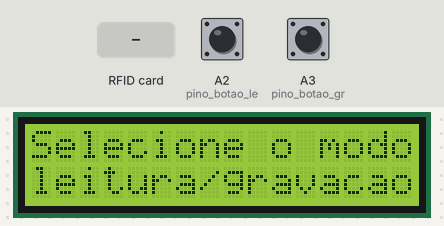
The sketch below on a simulated Arduino Uno, built with avr-gcc and run on an emulated ATmega328P. Shown: 16×2 character LCD. The inputs (shaded band) are chosen by the test bench; at power-on: A2 (pino_botao_le) LOW, A3 (pino_botao_gr) LOW. What the sketch prints to the serial monitor is not drawn.

Above: at 1.3 s.
1.4 s: A2 (pino_botao_le) pulled HIGH for 0.15 s
At 1.9 s:
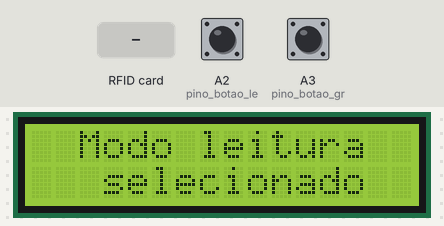
4.5 s: RFID card 5E 7A 19 C4 held to the reader
At 5.4 s:
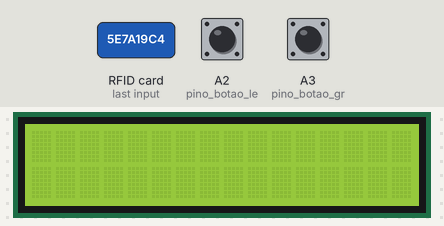
7.5 s: A3 (pino_botao_gr) pulled HIGH for 1 s
At 8.0 s:
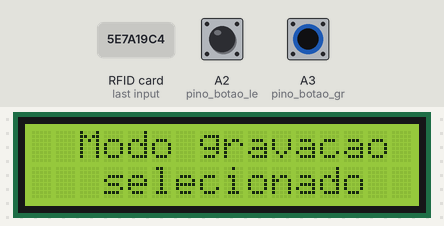
11.5 s: RFID card 5E 7A 19 C4 held to the reader
At 12.2 s:
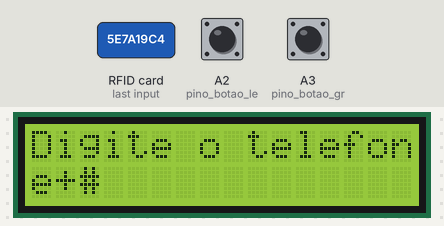
Timing chart, 0 to 14.5 s (numbered marks = the images above; inputs shaded):
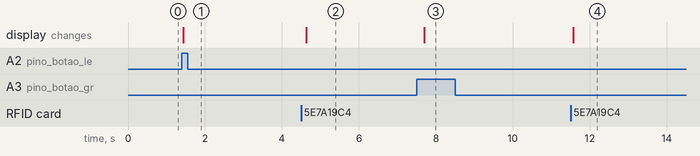

The sketch:

RFID.ino
```cpp
// Pinos montagem RST -> 9, MISO -> 12, MOSI -> 11, SCK -> 13, SDA -> 10

#include <SPI.h>
#include <MFRC522.h>
#include <LiquidCrystal_I2C.h>

//Pinos Reset e SS módulo MFRC522
#define SS_PIN 10
#define RST_PIN 9
MFRC522 mfrc522(SS_PIN, RST_PIN);
LiquidCrystal_I2C lcd(0x27,2,1,0,4,5,6,7,3, POSITIVE);

char nome[17];

#define pino_botao_le A2
#define pino_botao_gr A3

MFRC522::MIFARE_Key key;

void setup()
{
  pinMode(pino_botao_le, INPUT);
  pinMode(pino_botao_gr, INPUT);
  Serial.begin(9600);   //Inicia a serial
  SPI.begin();      //Inicia  SPI bus
  mfrc522.PCD_Init();   //Inicia MFRC522

  //Inicializa o LCD 16x2
  lcd.begin(16, 2);
  mensageminicial();

  //Prepara chave - padrao de fabrica = FFFFFFFFFFFFh
  for (byte i = 0; i < 6; i++) key.keyByte[i] = 0xFF;
}

void loop()
{
  //Verifica se o botao modo leitura foi pressionado
  int modo_le = digitalRead(pino_botao_le);
  if (modo_le != 0)
  {
    lcd.clear();
    Serial.println("Modo leitura selecionado");
    lcd.setCursor(2, 0);
    lcd.print("Modo leitura");
    lcd.setCursor(3, 1);
    lcd.print("selecionado");
    while (digitalRead(pino_botao_le) == 1) {}
    delay(3000);
    modo_leitura();
  }
  //Verifica se o botao modo gravacao foi pressionado
  int modo_gr = digitalRead(pino_botao_gr);
  if (modo_gr != 0)
  {
    lcd.clear();
    Serial.println("Modo gravacao selecionado");
    lcd.setCursor(2, 0);
    lcd.print("Modo gravacao");
    lcd.setCursor(3, 1);
    lcd.print("selecionado");
    while (digitalRead(pino_botao_gr) == 1) {}
    delay(3000);
    modo_gravacao();
  }
}
void mensageminicial()
{
  Serial.println("nSelecione o modo leitura ou gravacao...");
  Serial.println();
  lcd.clear();
  lcd.print("Selecione o modo");
  lcd.setCursor(0, 1);
  lcd.print("leitura/gravacao");
}

void mensagem_inicial_cartao()
{
  Serial.println("Aproxime o seu cartao do leitor...");
  lcd.clear();
  lcd.print(" Aproxime o seu");
  lcd.setCursor(0, 1);
  lcd.print("cartao do leitor");
}

void modo_leitura()
{
  mensagem_inicial_cartao();
  //Aguarda cartao
  while ( ! mfrc522.PICC_IsNewCardPresent())
  {
    delay(100);
  }
  if ( ! mfrc522.PICC_ReadCardSerial())
  {
    return;
  }
  //Mostra UID na serial
  Serial.print("UID da tag : ");
  String conteudo = "";
  byte letra;
  for (byte i = 0; i < mfrc522.uid.size; i++)
  {
    Serial.print(mfrc522.uid.uidByte[i] < 0x10 ? " 0" : " ");
    Serial.print(mfrc522.uid.uidByte[i], HEX);
    conteudo.concat(String(mfrc522.uid.uidByte[i]<0x10 ? " 0" : " "));
    conteudo.concat(String(mfrc522.uid.uidByte[i], HEX));
  }
  Serial.println();

  //Obtem os dados do setor 3, bloco 12 = Nome
  byte sector         = 3;
  byte blockAddr      = 12;
  byte trailerBlock   = 15;
  byte status;
  byte buffer[18];
  byte size = sizeof(buffer);

  //Autenticacao usando chave A
  status=mfrc522.PCD_Authenticate(MFRC522::PICC_CMD_MF_AUTH_KEY_A,
                                  trailerBlock, &key, &(mfrc522.uid));
  if (status != MFRC522::STATUS_OK) {
    Serial.print(F("PCD_Authenticate() failed: "));
    Serial.println(mfrc522.GetStatusCodeName(status));
    return;
  }
  status = mfrc522.MIFARE_Read(blockAddr, buffer, &size);
  if (status != MFRC522::STATUS_OK) {
    Serial.print(F("MIFARE_Read() failed: "));
    Serial.println(mfrc522.GetStatusCodeName(status));
  }
  //Mostra os dados do nome no Serial Monitor e LCD
  lcd.clear();
  lcd.setCursor(0, 0);
  for (byte i = 1; i < 16; i++)
  {
    Serial.print(char(buffer[i]));
    lcd.write(char(buffer[i]));
    nome[i] = char(buffer[i]);
  }
  Serial.println("NOME NA VARIAVEL");
  for(int i = 0; i < 17; i++){
  Serial.print(nome[i]);
  }
  Serial.println();

  //Obtem os dados do setor 2, bloco 8 = Sobrenome
  sector         = 2;
  blockAddr      = 8;
  trailerBlock   = 11;

  //Autenticacao usando chave A
  status=mfrc522.PCD_Authenticate(MFRC522::PICC_CMD_MF_AUTH_KEY_A,
                                  trailerBlock, &key, &(mfrc522.uid));
  if (status != MFRC522::STATUS_OK)
  {
    Serial.print(F("PCD_Authenticate() failed: "));
    Serial.println(mfrc522.GetStatusCodeName(status));
    return;
  }
  status = mfrc522.MIFARE_Read(blockAddr, buffer, &size);
  if (status != MFRC522::STATUS_OK)
  {
    Serial.print(F("MIFARE_Read() failed: "));
    Serial.println(mfrc522.GetStatusCodeName(status));
  }
  //Mostra os dados do sobrenome no Serial Monitor e LCD
  lcd.setCursor(0, 1);
  for (byte i = 0; i < 16; i++)
  {
    Serial.print(char(buffer[i]));
    lcd.write(char(buffer[i]));
  }
  Serial.println();

  // Halt PICC
  mfrc522.PICC_HaltA();
  // Stop encryption on PCD
  mfrc522.PCD_StopCrypto1();
  delay(3000);
  mensageminicial();
}

void modo_gravacao()
{
  mensagem_inicial_cartao();
  //Aguarda cartao
  while ( ! mfrc522.PICC_IsNewCardPresent()) {
    delay(100);
  }
  if ( ! mfrc522.PICC_ReadCardSerial())    return;

  //Mostra UID na serial
  Serial.print(F("UID do Cartao: "));    //Dump UID
  for (byte i = 0; i < mfrc522.uid.size; i++)
  {
    Serial.print(mfrc522.uid.uidByte[i] < 0x10 ? " 0" : " ");
    Serial.print(mfrc522.uid.uidByte[i], HEX);
  }
  //Mostra o tipo do cartao
  Serial.print(F("nTipo do PICC: "));
  byte piccType = mfrc522.PICC_GetType(mfrc522.uid.sak);
  Serial.println(mfrc522.PICC_GetTypeName(piccType));

  byte buffer[34];
  byte block;
  byte status, len;

  Serial.setTimeout(20000L) ;
  Serial.println(F("Digite o Telefone+#"));
  lcd.clear();
  lcd.print("Digite o telefon");
  lcd.setCursor(0, 1);
  lcd.print("e+#");
  len = Serial.readBytesUntil('#', (char *) buffer, 30) ;
  for (byte i = len; i < 30; i++) buffer[i] = ' ';

  block = 8;
  //Serial.println(F("Autenticacao usando chave A..."));
  status=mfrc522.PCD_Authenticate(MFRC522::PICC_CMD_MF_AUTH_KEY_A,
                                    block, &key, &(mfrc522.uid));
  if (status != MFRC522::STATUS_OK) {
    Serial.print(F("PCD_Authenticate() failed: "));
    Serial.println(mfrc522.GetStatusCodeName(status));
    return;
  }

  //Grava no bloco 8
  status = mfrc522.MIFARE_Write(block, buffer, 16);
  if (status != MFRC522::STATUS_OK) {
    Serial.print(F("MIFARE_Write() failed: "));
    Serial.println(mfrc522.GetStatusCodeName(status));
    return;
  }

  block = 9;
  //Serial.println(F("Autenticacao usando chave A..."));
  status=mfrc522.PCD_Authenticate(MFRC522::PICC_CMD_MF_AUTH_KEY_A,
                                    block, &key, &(mfrc522.uid));
  if (status != MFRC522::STATUS_OK) {
    Serial.print(F("PCD_Authenticate() failed: "));
    Serial.println(mfrc522.GetStatusCodeName(status));
    return;
  }

  //Grava no bloco 9
  status = mfrc522.MIFARE_Write(block, &buffer[16], 16);
  if (status != MFRC522::STATUS_OK) {
    Serial.print(F("MIFARE_Write() failed: "));
    Serial.println(mfrc522.GetStatusCodeName(status));
    return;
  }

    Serial.setTimeout(20000L) ;
  Serial.println(F("Digite o nome, em seguida o caractere #"));
  lcd.clear();
  lcd.print("Digite o nome e");
  lcd.setCursor(0, 1);
  lcd.print("em seguida #");
  len = Serial.readBytesUntil('#', (char *) buffer, 30) ;
  for (byte i = len; i < 30; i++) buffer[i] = ' ';

  block = 12;
  //Serial.println(F("Autenticacao usando chave A..."));
  status=mfrc522.PCD_Authenticate(MFRC522::PICC_CMD_MF_AUTH_KEY_A,
                                    block, &key, &(mfrc522.uid));
  if (status != MFRC522::STATUS_OK) {
    Serial.print(F("PCD_Authenticate() failed: "));
    Serial.println(mfrc522.GetStatusCodeName(status));
    return;
  }

  //Grava no bloco 12
  status = mfrc522.MIFARE_Write(block, buffer, 16);
  if (status != MFRC522::STATUS_OK) {
    Serial.print(F("MIFARE_Write() failed: "));
    Serial.println(mfrc522.GetStatusCodeName(status));
    return;
  }

  block = 13;
  //Serial.println(F("Autenticacao usando chave A..."));
  status=mfrc522.PCD_Authenticate(MFRC522::PICC_CMD_MF_AUTH_KEY_A,
                                    block, &key, &(mfrc522.uid));
  if (status != MFRC522::STATUS_OK) {
    Serial.print(F("PCD_Authenticate() failed: "));
    Serial.println(mfrc522.GetStatusCodeName(status));
    return;
  }

  //Grava no bloco 13
  status = mfrc522.MIFARE_Write(block, &buffer[16], 16);
  if (status != MFRC522::STATUS_OK) {
    Serial.print(F("MIFARE_Write() failed: "));
    Serial.println(mfrc522.GetStatusCodeName(status));
    return;
  }

  Serial.println(F("Digite o ID, em seguida o caractere #"));
  lcd.clear();
  lcd.print("Digite o ID e");
  lcd.setCursor(0, 1);
  lcd.print("em seguida #");
  len = Serial.readBytesUntil('#', (char *) buffer, 20) ;
  for (byte i = len; i < 20; i++) buffer[i] = ' ';

  block = 16;
  //Serial.println(F("Autenticacao usando chave A..."));
  status=mfrc522.PCD_Authenticate(MFRC522::PICC_CMD_MF_AUTH_KEY_A,
                                    block, &key, &(mfrc522.uid));
  if (status != MFRC522::STATUS_OK) {
    Serial.print(F("PCD_Authenticate() failed: "));
    Serial.println(mfrc522.GetStatusCodeName(status));
    return;
  }

  //Grava no bloco 16
  status = mfrc522.MIFARE_Write(block, buffer, 16);
  if (status != MFRC522::STATUS_OK) {
    Serial.print(F("MIFARE_Write() failed: "));
    Serial.println(mfrc522.GetStatusCodeName(status));
    return;
  }

  block = 17;
  //Serial.println(F("Authenticating using key A..."));
  status=mfrc522.PCD_Authenticate(MFRC522::PICC_CMD_MF_AUTH_KEY_A,
                                    block, &key, &(mfrc522.uid));
  if (status != MFRC522::STATUS_OK) {
    Serial.print(F("PCD_Authenticate() failed: "));
    Serial.println(mfrc522.GetStatusCodeName(status));
    return;
  }

  //Grava no bloco 17
  status = mfrc522.MIFARE_Write(block, &buffer[16], 16);
  if (status != MFRC522::STATUS_OK) {
    Serial.print(F("MIFARE_Write() failed: "));
    Serial.println(mfrc522.GetStatusCodeName(status));
    //return;
  }
  else
  {
    Serial.println(F("Dados gravados com sucesso!"));
    lcd.clear();
    lcd.print("Gravacao OK!");
  }

  mfrc522.PICC_HaltA(); // Halt PICC
  mfrc522.PCD_StopCrypto1();  // Stop encryption on PCD
  delay(5000);
  mensageminicial();
}
```

Measured:
- after the input at 1.4 s, the display: changes at once (image 1)
- after the input at 4.5 s, the display: changes after 0.13 s (image 2)
- after the input at 7.5 s, the display: changes after 0.20 s (image 3)
- after the input at 11.5 s, the display: changes after 0.07 s (image 4)
